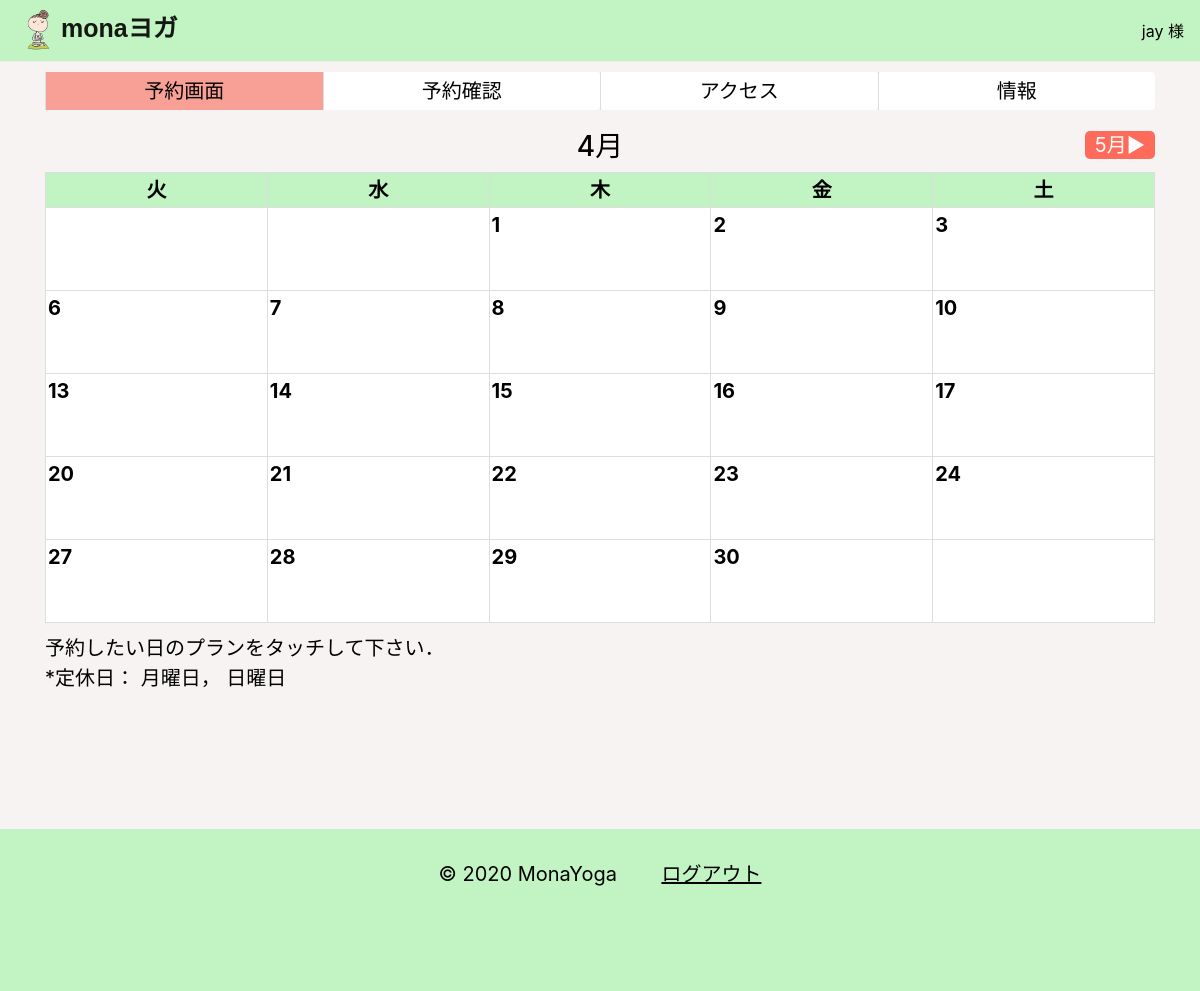
Before: /book/0 (signed in) with the older database file.
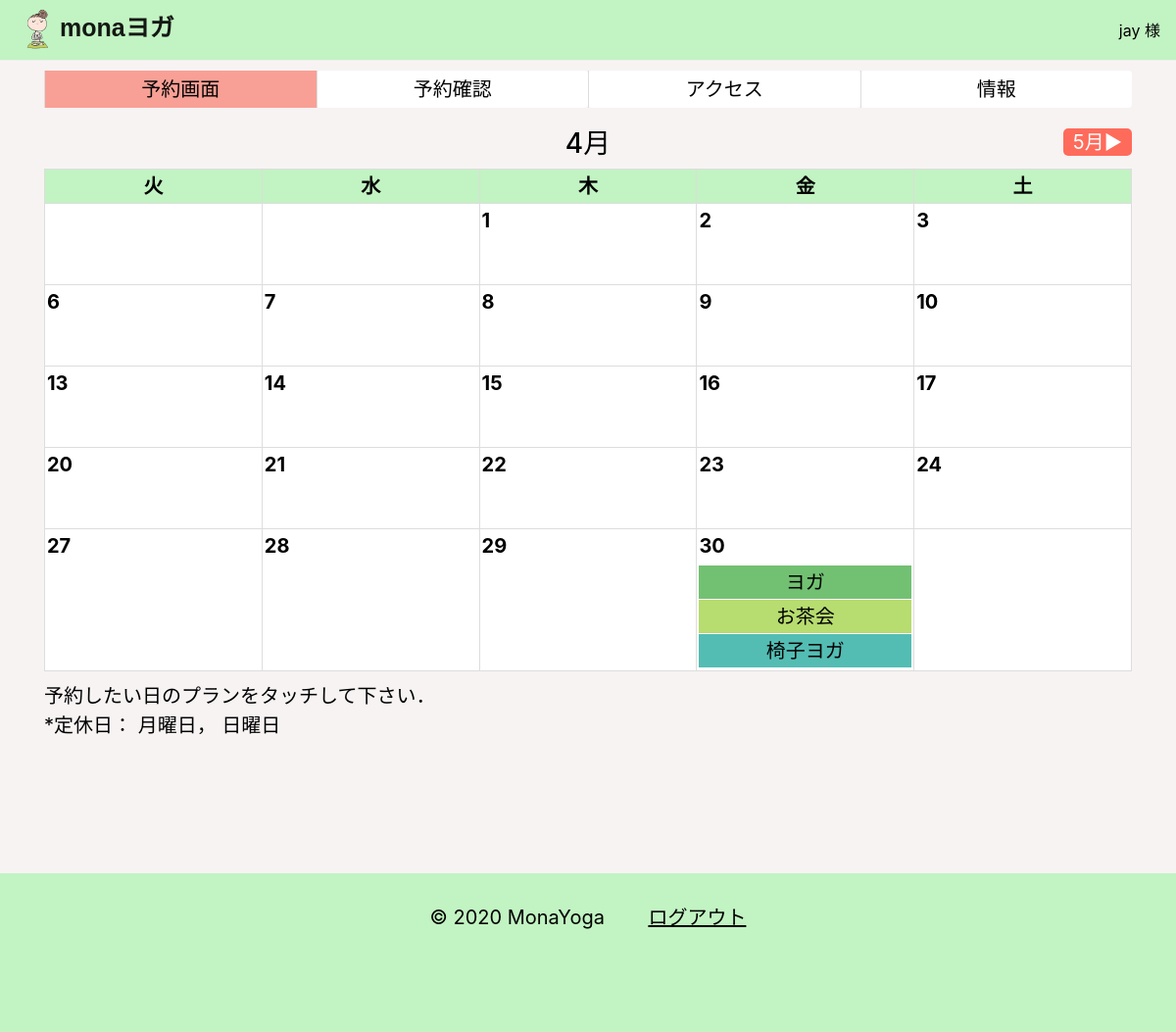
After: the same page with the newer database file.
### yogaapp/models.py (models this page shows, shortened)
class PlanModel(models.Model):
    date = models.DateField('日付', null=True)
    month = models.CharField('年月', max_length=10, default=0)
    plan = models.CharField('プラン', max_length=100, default=0)
    short_plan_name = models.CharField('短縮プラン名', max_length=100, default=0)
    number_of_people = models.IntegerField('プランの予約人数', null=True, blank=True, default=0)
    booked_people = models.TextField('プランの予約者', default='', null=True, blank=True)
    booked_people_name = models.TextField('プランの予約者の名前', default='', null=True, blank=True)
    time = models.CharField('時間', max_length=50, default='10～11')
    location = models.CharField('場所', max_length=50, default='スタジオ')
    max_book = models.IntegerField('最大予約人数', default=7)
    plan_num = models.IntegerField('モデルナンバー', default=0)

### yogaapp/views/view2.py (the view)
# urls.py: path('book/<month>', bookfunc, name='book'),
@login_required
def bookfunc(request, month):
    a = CALENDAR(month)
    a.adjust_year_month() #表示月の設定．
    month2 = a.month #表示月の取得
    (pre_month, next_month) = a.make_pre_next_month() #前月と翌月を取得
    c_list = a.get_calendar() #カレンダーリストを生成
    object_list = a.make_object_list() #表示月のプランのオブジェクトを生成
    calendar_list_all = a.main(c_list, object_list) #templatesに送るプランのオブジェクトをまとめたリスト
    monday = a.monday #月曜日，日曜日の有無
    setting_plan_model_exist = a.exist_plan(object_list) #表示月のプランの種類
    context = {
        'month': month,
        'month2': month2,
        'pre_month': pre_month,
        'next_month': next_month,
        'calendar_list_all': calendar_list_all,
        'monday': monday,
        'setting_plan_model_exist': setting_plan_model_exist
    }
    return render(request, 'book.html', context)

### yogaapp/views/view2.py (called while the page is built)
    def adjust_year_month(self):
        now = datetime.datetime.now(pytz.timezone('Asia/Tokyo'))
        self.year = now.year
        self.month = int(int(self.month_num) / 100 + now.month)
        if self.month > 12:
            self.year += 1
            self.month -= 12

    def make_pre_next_month(self):
        next_month = self.month + 1
        pre_month = self.month - 1
        if next_month > 12:
            next_month -= 12 * abs(int(next_month/12))
        if next_month <= 0:
            next_month += 12 * (abs(int(next_month/12)) + 1)
        if pre_month > 12:
            pre_month -= 12 * abs(int(pre_month/12))
        if pre_month <= 0:
            pre_month += 12 * (abs(int(pre_month/12)) + 1)
        return pre_month, next_month

    def exist_plan(self, object_list):
        plan_exist_list = set(item.plan for item in object_list)
        setting_plan_model = SettingPlanModel.objects.all().order_by('plan_num')
        setting_plan_model_exist = []
        for item in setting_plan_model:
            if item.name in plan_exist_list:
                setting_plan_model_exist.append(item)
        return setting_plan_model_exist

### templates/book.html (shortened to what this page needs)
{% extends 'base.html' %}
{% load static %}
{% block customcss %}
<link rel="stylesheet" type="text/css" href="{% static 'nav-link.css' %}">
<link rel="stylesheet" type="text/css" href="{% static 'book.css' %}">
{% endblock customcss %}
{% block header %}
{% include 'header.html' %}
{% endblock header %}
{% block content %}
<div class="container">
    <div class="order_top" id="order" style="margin-top: 10px; margin-bottom: 20px;">
        <ul class="nav nav-pills">
            <li class="nav-item">
                <a id="callendar" class="nav-link" href="{% url 'book' '0' %}" style="background-color: rgb(248, 160, 150);">予約画面</a>
            </li>
            <li class="nav-item">
                <a id="booked_list" class="nav-link" href="{% url 'booked_list' %}">予約確認</a>
            </li>
            <li class="nav-item">
                <a id="access" class="nav-link" href="{% url 'access' %}">アクセス</a>
            </li>
            <li class="nav-item">
                <a id="info" class="nav-link" href="{% url 'info' %}">情報</a>
            </li>
        </ul>
    </div>
    <div class="row">
        <div class="col-4" style="text-align: left;">
        </div>
        <div class="col-4">
            <h3 class="this-month">{{ month2 }}月</h3>
        </div>
        <div class="col-4" style="text-align: right;">
            {% if month != '100' %}
            <a class="next-month" href="100">{{ next_month }}月▶</a>
            {% endif %}
        </div>
    </div>
    <table width="100%">
        <thead style="background-color: rgb(194, 243, 194);">
            <th>火</th>
            <th>水</th>
            <th>木</th>
            <th>金</th>
            <th>土</th>
        </thead>
        {% for calendar_list in calendar_list_all %}
        <tr class="box">
            {% for c, object, plans in calendar_list %}
            <th>
                <p class="c">{{ c }}</p>
                {% if object != '' %}
                <a href="{% url 'confirm' month object.date %}">
                    {% for plan in plans %}
                    <div class="when_big">
                        <p class="yoga_set yoga{{ plan.plan_num }}">{{ plan.plan}}</p>
                    </div>
                    {% endfor %}
                </a>
                {% endif %}
            </th>
            {% endfor %}
        </tr>
        {% endfor %}
    </table>
    <p class="note" style="padding-top: 10px;">
        予約したい日のプランをタッチして下さい．<br>
        *定休日：
        {% if monday != 1 %}
        月曜日，
        {% endif %}
        日曜日
    </p>
</div>
{% endblock content %}
{% block footer %}
<footer style="background-color: rgb(194, 243, 194);">
    <div class="footer">
        <span class="copy">© 2020 MonaYoga　　</span>
        <a href="{% url 'logout' %}">ログアウト</a>
    </div>
    <br><br><br>
</footer>
{% endblock footer %}

Changed rows visible on the page:
added PlanModel: c "30", plan "ヨガ"
added PlanModel: plan "お茶会", shown under "30"
added PlanModel: plan "椅子ヨガ", shown under "30"
Other visible differences:
list line gone: "30"
